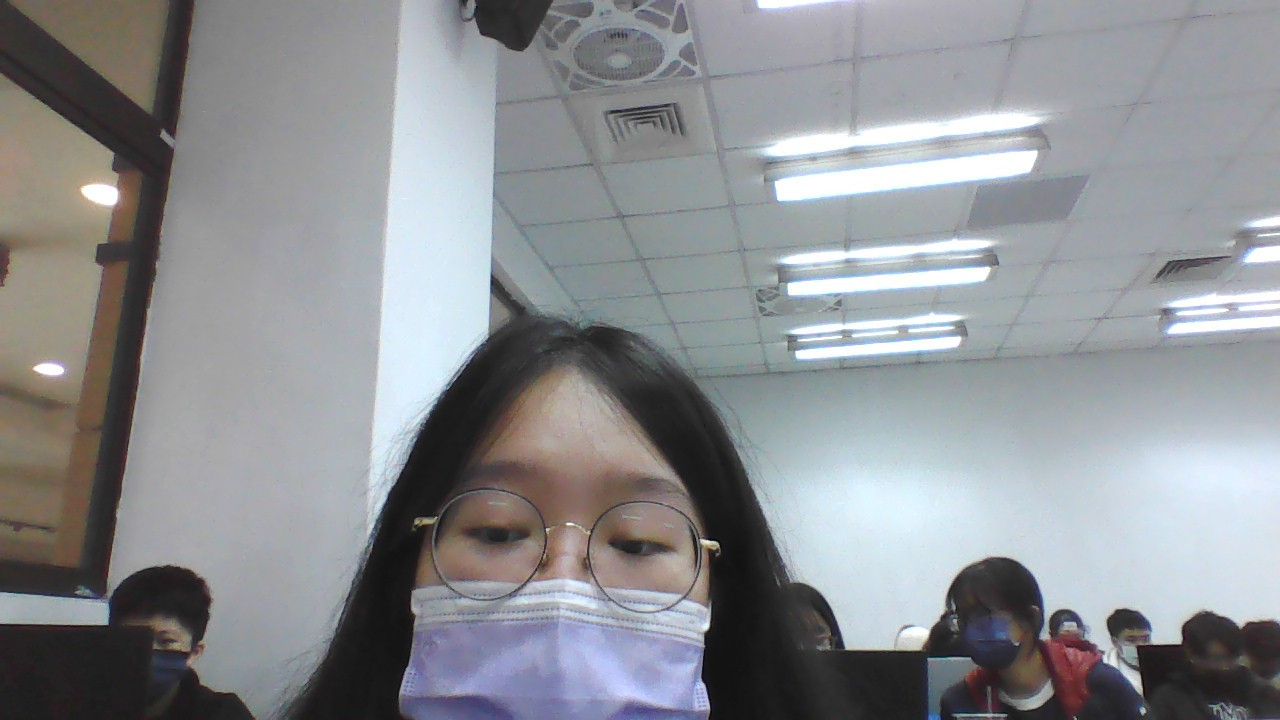
#> input picture WIN_20230302_13_18_26_Pro.jpg, 1280 x 720 px, given in place of the camera
$ python w6_HSV_Skin_Trackbar.py
#> lines starting #> are read from the running program, lines starting #| are printed output that depends on the picture; after the words box and inside, x2 and y2 are one past the last pixel; in counts of white or black regions, pixels touching at a corner belong together
import cv2
import numpy as np

# 開啟攝影機
cap = cv2.VideoCapture(0)

# 設定初始值
lower_skin = np.array([0, 20, 70])
upper_skin = np.array([20, 255, 255])

def update_h(x):
    lower_skin[0] = cv2.getTrackbarPos("Lower H", "image")
    upper_skin[0] = cv2.getTrackbarPos("Upper H", "image")
def update_s(x):
    lower_skin[1] = cv2.getTrackbarPos("Lower S", "image")
    upper_skin[1] = cv2.getTrackbarPos("Upper S", "image")
def update_v(x):
    lower_skin[2] = cv2.getTrackbarPos("Lower V", "image")
    upper_skin[2] = cv2.getTrackbarPos("Upper V", "image")

# 建立視窗
cv2.namedWindow("image")

# 建立Trackbar
cv2.createTrackbar("Lower H","image",0,255,update_h)
cv2.createTrackbar("Upper H","image",20,255,update_h)
cv2.createTrackbar("Lower S","image",20,255,update_s)
cv2.createTrackbar("Upper S","image",255,255,update_s)
cv2.createTrackbar("Lower V","image",70,255,update_v)
cv2.createTrackbar("Upper V","image",255,255,update_v)

while(True):
    # 從攝影機擷取一幀影像
    ret, frame = cap.read()
#> frame is the input picture: shape (720, 1280, 3); mean B, G, R 146.5, 142.9, 140.5

    if ret == True:
        # 將圖片轉換為HSV色域
        hsv = cv2.cvtColor(frame, cv2.COLOR_BGR2HSV)
#> hsv: shape (720, 1280, 3); mean H, S, V 83.4, 23.9, 150.4
        # 在HSV色域尋找膚色區域
        mask = cv2.inRange(hsv, lower_skin, upper_skin)
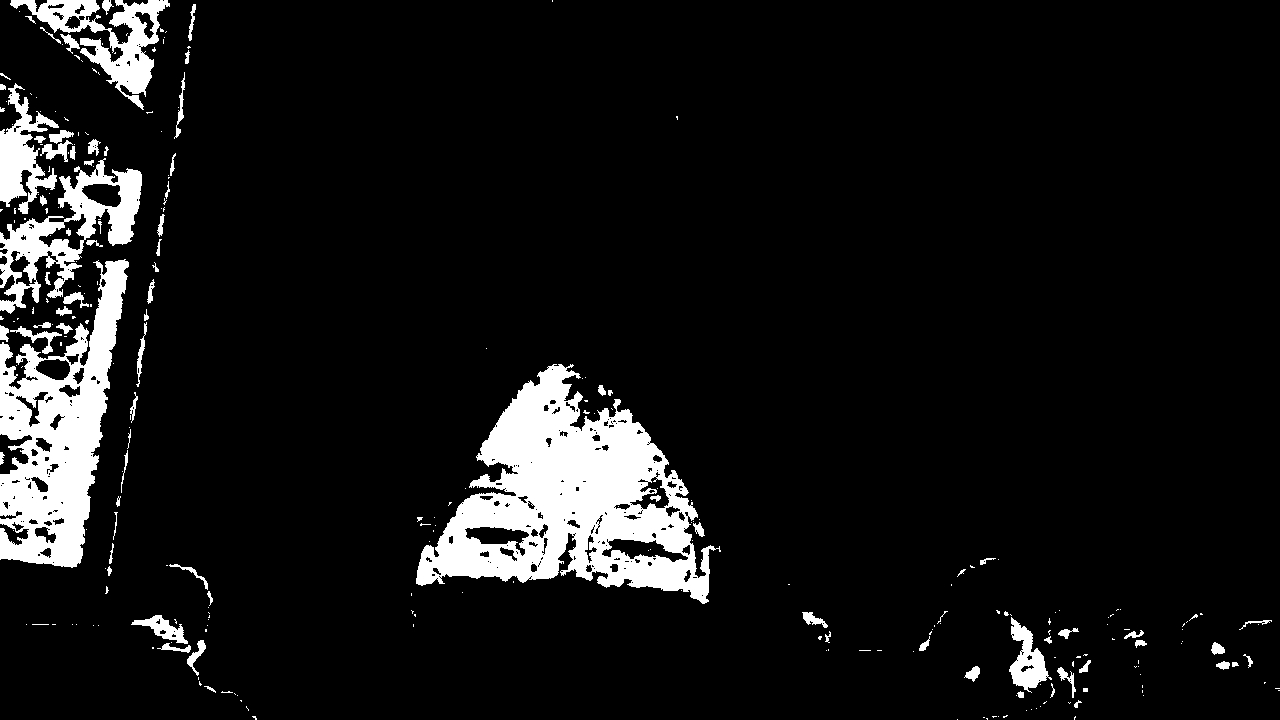
#> mask: shape (720, 1280); 8.4% white; 280 white regions (199 under 20 px), largest, box (x1, y1, x2, y2) and area: (416, 364, 721, 604) 34105, (0, 259, 129, 568) 19196, (0, 158, 142, 314) 7130
        # 對原圖進行遮罩處理
        res = cv2.bitwise_and(frame, frame, mask=mask)
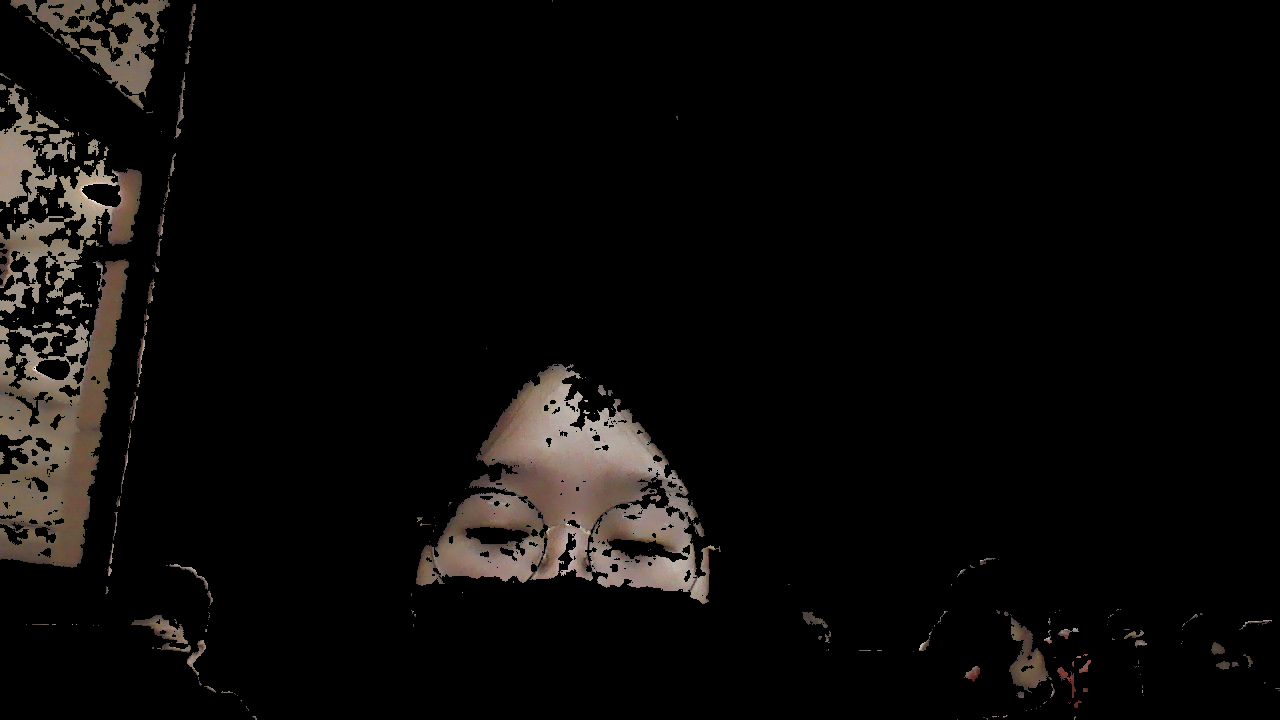
#> res: shape (720, 1280, 3); mean B, G, R 8.4, 9.5, 11
        # 顯示圖片
        cv2.imshow('frame',frame)
        cv2.imshow('mask',mask)
        cv2.imshow('res',res)

    # 按下 q 鍵退出迴圈
    if cv2.waitKey(1) & 0xFF == ord('q'):
#> (key q is pressed here)
        break

# 釋放攝影機資源
cap.release()

# 關閉所有視窗
cv2.destroyAllWindows()
